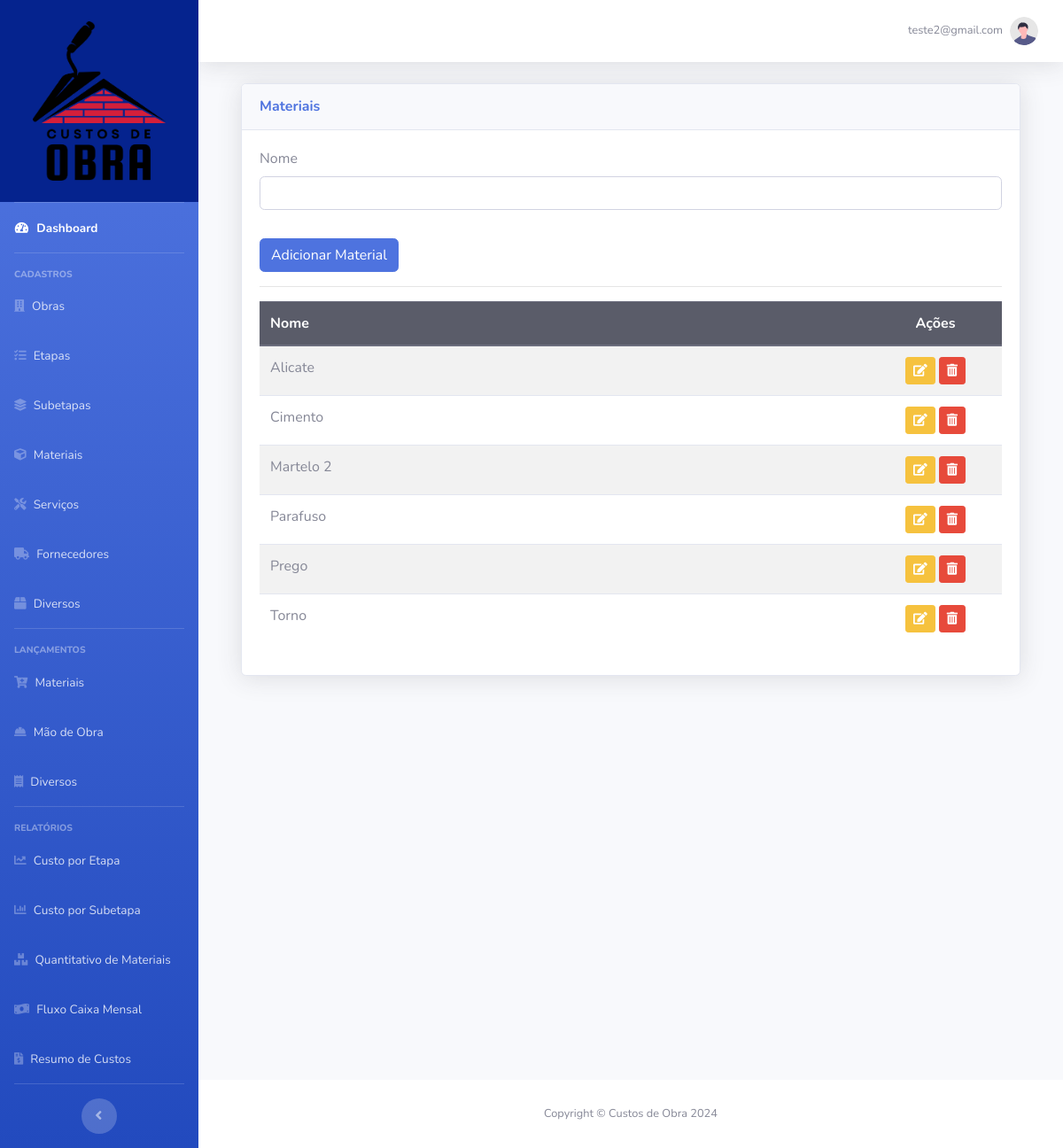
Screenshot of /cadastro/materiais (signed in) with the database file from the repository.
### base_dir/models.py (models this page shows)
class Usuario(db.Model, UserMixin):
    id = db.Column(db.Integer, primary_key=True)
    email = db.Column(db.String(120), unique=True, nullable=False)
    senha = db.Column(db.String(60), nullable=False)
    nivel = db.Column(db.Integer, nullable=False)
    plano = db.Column(db.String(60), nullable=False)
    obra_selecionada = db.Column(db.Integer)
    obras = db.relationship("Obra", backref="usuario", lazy=True)
    etapas = db.relationship("Etapa", backref="usuario", lazy=True)
    subetapas = db.relationship("Subetapa", backref="usuario", lazy=True)
    materiais = db.relationship("Materiais", backref="usuario", lazy=True)
    servicos = db.relationship("Servicos", backref="usuario", lazy=True)
    fornecedores = db.relationship("Fornecedores", backref="usuario", lazy=True)
    diversos = db.relationship("Diversos", backref="usuario", lazy=True)

class Materiais(db.Model):
    id = db.Column(db.Integer, primary_key=True)
    nome = db.Column(db.String(60), nullable=False)
    usuario_id = db.Column(db.Integer, db.ForeignKey("usuario.id"), nullable=False)

### base_dir/routes.py (the view, shortened to what this page needs)
@app.route("/cadastro/materiais", methods=["GET", "POST"])
@login_required
def materiais():
    form_materiais = FormMateriais()
    usuario = current_user
    materiais_ordenados = sorted(usuario.materiais, key=lambda item: item.nome.lower())
    material_id = request.form.get("material_id")
    action = request.form.get("action")
    return render_template(
        "materiais.html",
        form_materiais=form_materiais,
        usuario=usuario,
        materiais=materiais_ordenados,
    )

### base_dir/forms.py
class FormMateriais(FlaskForm):
    nome = StringField("Nome", validators=[DataRequired()])
    botao = SubmitField("Adicionar Material")

### base_dir/models.py (called while the page is built)
@login_manager.user_loader
def load_usuario(id_usuario):
    return Usuario.query.get(id_usuario)

### base_dir/templates/materiais.html (shortened to what this page needs)
{% extends 'base.html' %}
{% block body %}
<div class="container-fluid">
   <div class="row">
      <div class="col-lg-12">
         <div class="card shadow mb-4">
            <div class="card-header py-3">
               <h6 class="m-0 font-weight-bold text-primary">Materiais</h6>
            </div>
            <div class="card-body">
               <form method="POST" action="" id="MateriaisForm" class="w-100">
                  <div class="form-group">
                     {{ form_materiais.nome.label(class="form-control-label") }}
                     {% if form_materiais.nome.errors %}
                     {{ form_materiais.nome(class="form-control is-invalid", id="input_nome") }}
                     <div class="invalid-feedback">
                        {% for erro in form_materiais.nome.errors %}
                        {{ erro }}
                        {% endfor %}
                     </div>
                     {% else %}
                     {{ form_materiais.nome(class="form-control", id="input_nome") }}
                     {% endif %}
                  </div>
                  {{ form_materiais.botao(class="btn btn-primary mt-3") }}
               </form>
               <hr>
               <div class="table-responsive">
                  <table class="table table-striped">
                     <thead class="thead-dark">
                        <tr>
                           <th scope="col">Nome</th>
                           <th scope="col" class="text-center">Ações</th>
                        </tr>
                     </thead>
                     <tbody>
                        {% for material in materiais %}
                        <tr>
                           <td>{{ material.nome.capitalize() }}</td>
                           <td class="text-center" style="width: 150px;">
                              <a href="{{ url_for('materiaiseditar', material_id=material.id) }}"
                                 class="btn btn-sm btn-warning">
                                 <i class="fas fa-edit"></i>
                              </a>
                              <form action="{{ url_for('materiais') }}" method="POST" class="d-inline"
                                 onsubmit="return confirmAndDisableButton(this, '{{ material.nome }}');">
                                 <button type="submit" class="btn btn-sm btn-danger">
                                    <i class="fas fa-trash-alt"></i>
                                 </button>
                              </form>
                           </td>
                        </tr>
                        {% endfor %}
                     </tbody>
                  </table>
               </div>
            </div>
         </div>
      </div>
   </div>
</div>
{% endblock %}

### base_dir/templates/components/navbar.html (shortened to what this page needs)
<nav class="navbar navbar-expand navbar-light bg-white topbar mb-4 static-top shadow">
   <ul class="navbar-nav ml-auto">
      <li class="nav-item dropdown no-arrow">
         <a class="nav-link dropdown-toggle" href="#" id="userDropdown" role="button" data-toggle="dropdown">
            <span class="mr-2 d-none d-lg-inline text-gray-600 small">{{ current_user.email }}</span>
            <img class="img-profile rounded-circle" src="{{ url_for('static', filename='images/undraw_profile.svg') }}">
         </a>
      </li>
   </ul>
</nav>

### rows the page displays
Usuario: email "teste2@gmail.com"
Materiais: nome "Alicate"
Materiais: nome "Cimento"
Materiais: nome "Martelo 2"
Materiais: nome "Parafuso"
Materiais: nome "Prego"
Materiais: nome "Torno"
